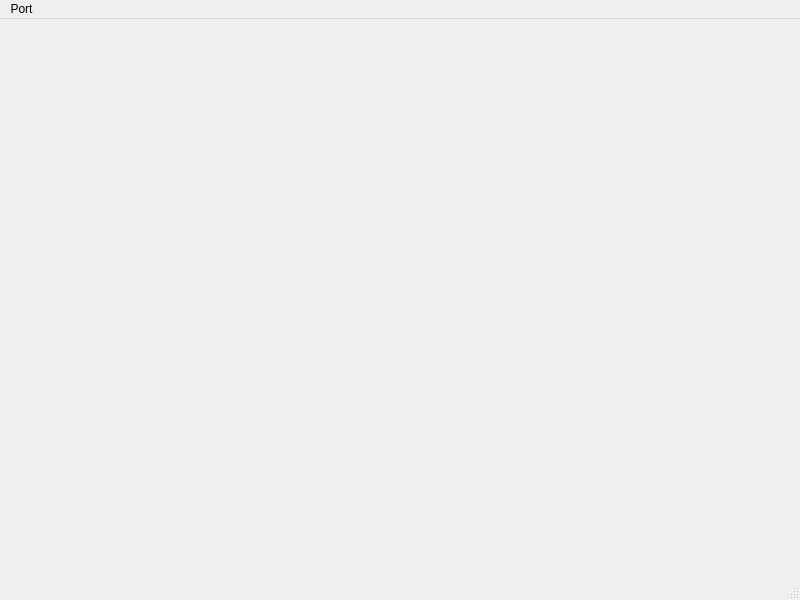
<?xml version="1.0" encoding="UTF-8"?>
<ui version="4.0">
 <class>MainWindow</class>
 <widget class="QMainWindow" name="MainWindow">
  <property name="geometry">
   <rect>
    <x>0</x>
    <y>0</y>
    <width>800</width>
    <height>600</height>
   </rect>
  </property>
  <property name="windowTitle">
   <string>Qt Stm32 Interfase</string>
  </property>
  <widget class="QWidget" name="centralwidget">
   <layout class="QHBoxLayout" name="horizontalLayout">
    <item>
     <widget class="SliderVComponent" name="ServoAWidget" native="true"/>
    </item>
    <item>
     <widget class="SliderVComponent" name="servoBWidget" native="true"/>
    </item>
    <item>
     <widget class="SliderVComponent" name="stepAWidget" native="true"/>
    </item>
    <item>
     <widget class="SliderVComponent" name="stepASpeedWidget" native="true"/>
    </item>
    <item>
     <widget class="SliderVComponent" name="stepBWidget" native="true"/>
    </item>
    <item>
     <widget class="SliderVComponent" name="stepBSpeedWidget" native="true"/>
    </item>
   </layout>
  </widget>
  <widget class="QMenuBar" name="menubar">
   <property name="geometry">
    <rect>
     <x>0</x>
     <y>0</y>
     <width>800</width>
     <height>25</height>
    </rect>
   </property>
   <widget class="QMenu" name="menuPort">
    <property name="title">
     <string>Port</string>
    </property>
    <addaction name="actionConnection"/>
    <addaction name="actionCommunication"/>
   </widget>
   <addaction name="menuPort"/>
  </widget>
  <widget class="QStatusBar" name="statusbar"/>
  <action name="actionConnection">
   <property name="text">
    <string>Connection</string>
   </property>
  </action>
  <action name="actionCommunication">
   <property name="text">
    <string>Communication</string>
   </property>
  </action>
 </widget>
 <customwidgets>
  <customwidget>
   <class>SliderVComponent</class>
   <extends>QWidget</extends>
   <header>slidervcomponent.hpp</header>
   <container>1</container>
  </customwidget>
 </customwidgets>
 <resources/>
 <connections/>
</ui>
